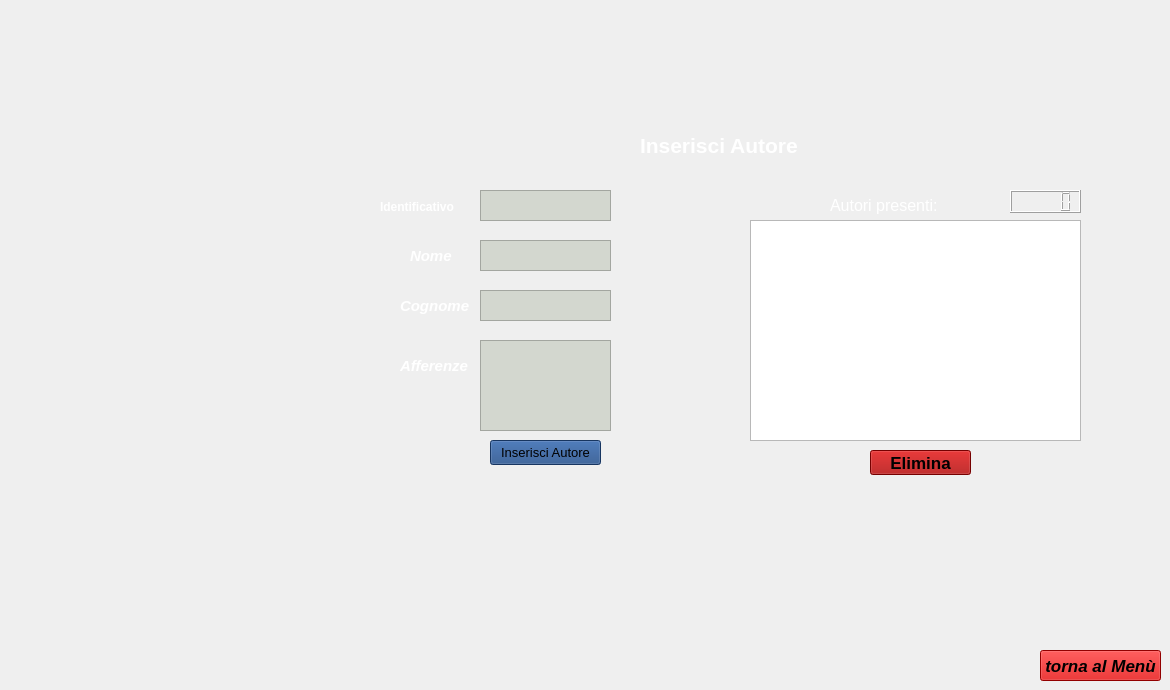
    <widget class="QWidget" name="Pagina_Inserisci_Autore">
     <widget class="QLabel" name="ListaAutori_1">
      <property name="geometry">
       <rect>
        <x>830</x>
        <y>190</y>
        <width>131</width>
        <height>31</height>
       </rect>
      </property>
      <property name="font">
       <font>
        <pointsize>12</pointsize>
       </font>
      </property>
      <property name="styleSheet">
       <string notr="true">color: rgb(255, 255, 255);</string>
      </property>
      <property name="text">
       <string>Autori presenti:</string>
      </property>
     </widget>
     <widget class="QTextEdit" name="testoCognome">
      <property name="geometry">
       <rect>
        <x>480</x>
        <y>290</y>
        <width>131</width>
        <height>31</height>
       </rect>
      </property>
      <property name="font">
       <font>
        <pointsize>13</pointsize>
        <weight>75</weight>
        <italic>false</italic>
        <bold>true</bold>
        <underline>false</underline>
        <strikeout>false</strikeout>
        <kerning>true</kerning>
       </font>
      </property>
      <property name="styleSheet">
       <string notr="true">background-color: rgb(211, 215, 207);</string>
      </property>
     </widget>
     <widget class="QTextEdit" name="testoNome">
      <property name="geometry">
       <rect>
        <x>480</x>
        <y>240</y>
        <width>131</width>
        <height>31</height>
       </rect>
      </property>
      <property name="font">
       <font>
        <pointsize>13</pointsize>
        <weight>75</weight>
        <italic>false</italic>
        <bold>true</bold>
        <underline>false</underline>
        <strikeout>false</strikeout>
        <kerning>true</kerning>
       </font>
      </property>
      <property name="styleSheet">
       <string notr="true">background-color: rgb(211, 215, 207);</string>
      </property>
     </widget>
     <widget class="QTextEdit" name="testoId">
      <property name="geometry">
       <rect>
        <x>480</x>
        <y>190</y>
        <width>131</width>
        <height>31</height>
       </rect>
      </property>
      <property name="font">
       <font>
        <pointsize>13</pointsize>
        <weight>75</weight>
        <italic>false</italic>
        <bold>true</bold>
        <underline>false</underline>
        <strikeout>false</strikeout>
        <kerning>true</kerning>
       </font>
      </property>
      <property name="autoFillBackground">
       <bool>false</bool>
      </property>
      <property name="styleSheet">
       <string notr="true">background-color: rgb(211, 215, 207);</string>
      </property>
     </widget>
     <widget class="QLabel" name="AggiungiAutore__1">
      <property name="geometry">
       <rect>
        <x>640</x>
        <y>130</y>
        <width>171</width>
        <height>31</height>
       </rect>
      </property>
      <property name="font">
       <font>
        <pointsize>16</pointsize>
        <weight>75</weight>
        <bold>true</bold>
       </font>
      </property>
      <property name="styleSheet">
       <string notr="true">color: rgb(255, 255, 255);</string>
      </property>
      <property name="text">
       <string>Inserisci Autore</string>
      </property>
     </widget>
     <widget class="QPushButton" name="AggiungiAutore_2">
      <property name="geometry">
       <rect>
        <x>490</x>
        <y>440</y>
        <width>111</width>
        <height>25</height>
       </rect>
      </property>
      <property name="font">
       <font>
        <pointsize>10</pointsize>
       </font>
      </property>
      <property name="styleSheet">
       <string notr="true">background-color: rgb(32, 74, 135);</string>
      </property>
      <property name="text">
       <string>Inserisci Autore</string>
      </property>
     </widget>
     <widget class="QLabel" name="nome_2">
      <property name="geometry">
       <rect>
        <x>410</x>
        <y>240</y>
        <width>111</width>
        <height>31</height>
       </rect>
      </property>
      <property name="font">
       <font>
        <pointsize>11</pointsize>
        <weight>75</weight>
        <italic>true</italic>
        <bold>true</bold>
        <underline>false</underline>
        <strikeout>false</strikeout>
        <kerning>true</kerning>
       </font>
      </property>
      <property name="styleSheet">
       <string notr="true">color: rgb(255, 255, 255);</string>
      </property>
      <property name="text">
       <string>Nome</string>
      </property>
     </widget>
     <widget class="QPushButton" name="Elimina_Autori_2">
      <property name="geometry">
       <rect>
        <x>870</x>
        <y>450</y>
        <width>101</width>
        <height>25</height>
       </rect>
      </property>
      <property name="font">
       <font>
        <pointsize>13</pointsize>
        <weight>75</weight>
        <bold>true</bold>
       </font>
      </property>
      <property name="styleSheet">
       <string notr="true">background-color: rgb(164, 0, 0);</string>
      </property>
      <property name="text">
       <string>Elimina</string>
      </property>
     </widget>
     <widget class="QLabel" name="identificativo_2">
      <property name="geometry">
       <rect>
        <x>380</x>
        <y>196</y>
        <width>101</width>
        <height>21</height>
       </rect>
      </property>
      <property name="font">
       <font>
        <weight>75</weight>
        <italic>false</italic>
        <bold>true</bold>
        <underline>false</underline>
        <strikeout>false</strikeout>
        <kerning>true</kerning>
       </font>
      </property>
      <property name="styleSheet">
       <string notr="true">color: rgb(255, 255, 255);</string>
      </property>
      <property name="text">
       <string>Identificativo</string>
      </property>
     </widget>
     <widget class="QListWidget" name="ListaAutori_agg">
      <property name="geometry">
       <rect>
        <x>750</x>
        <y>220</y>
        <width>331</width>
        <height>221</height>
       </rect>
      </property>
      <property name="styleSheet">
       <string notr="true">color: rgb(255, 255, 255);</string>
      </property>
     </widget>
     <widget class="QLabel" name="Cognome_2">
      <property name="geometry">
       <rect>
        <x>400</x>
        <y>290</y>
        <width>111</width>
        <height>31</height>
       </rect>
      </property>
      <property name="font">
       <font>
        <pointsize>11</pointsize>
        <weight>75</weight>
        <italic>true</italic>
        <bold>true</bold>
        <underline>false</underline>
        <strikeout>false</strikeout>
        <kerning>true</kerning>
       </font>
      </property>
      <property name="styleSheet">
       <string notr="true">color: rgb(255, 255, 255);</string>
      </property>
      <property name="text">
       <string>Cognome</string>
      </property>
     </widget>
     <widget class="QLCDNumber" name="lcdNumber">
      <property name="geometry">
       <rect>
        <x>1010</x>
        <y>190</y>
        <width>71</width>
        <height>23</height>
       </rect>
      </property>
      <property name="font">
       <font>
        <pointsize>12</pointsize>
       </font>
      </property>
     </widget>
     <widget class="QPushButton" name="tornamenu_6">
      <property name="geometry">
       <rect>
        <x>1040</x>
        <y>650</y>
        <width>121</width>
        <height>31</height>
       </rect>
      </property>
      <property name="font">
       <font>
        <pointsize>13</pointsize>
        <weight>75</weight>
        <italic>true</italic>
        <bold>true</bold>
        <underline>false</underline>
        <strikeout>false</strikeout>
        <kerning>true</kerning>
       </font>
      </property>
      <property name="styleSheet">
       <string notr="true">background-color: rgb(204, 0, 0);</string>
      </property>
      <property name="text">
       <string>torna al Menù</string>
      </property>
     </widget>
     <widget class="QTextEdit" name="testoAfferenze">
      <property name="geometry">
       <rect>
        <x>480</x>
        <y>340</y>
        <width>131</width>
        <height>91</height>
       </rect>
      </property>
      <property name="font">
       <font>
        <pointsize>13</pointsize>
        <weight>75</weight>
        <italic>false</italic>
        <bold>true</bold>
        <underline>false</underline>
        <strikeout>false</strikeout>
        <kerning>true</kerning>
       </font>
      </property>
      <property name="styleSheet">
       <string notr="true">background-color: rgb(211, 215, 207);</string>
      </property>
     </widget>
     <widget class="QLabel" name="Afferenze_">
      <property name="geometry">
       <rect>
        <x>400</x>
        <y>350</y>
        <width>111</width>
        <height>31</height>
       </rect>
      </property>
      <property name="font">
       <font>
        <pointsize>11</pointsize>
        <weight>75</weight>
        <italic>true</italic>
        <bold>true</bold>
        <underline>false</underline>
        <strikeout>false</strikeout>
        <kerning>true</kerning>
       </font>
      </property>
      <property name="styleSheet">
       <string notr="true">color: rgb(255, 255, 255);</string>
      </property>
      <property name="text">
       <string>Afferenze</string>
      </property>
     </widget>
     <zorder>lcdNumber</zorder>
     <zorder>ListaAutori_1</zorder>
     <zorder>AggiungiAutore__1</zorder>
     <zorder>AggiungiAutore_2</zorder>
     <zorder>nome_2</zorder>
     <zorder>Elimina_Autori_2</zorder>
     <zorder>identificativo_2</zorder>
     <zorder>ListaAutori_agg</zorder>
     <zorder>Cognome_2</zorder>
     <zorder>testoNome</zorder>
     <zorder>testoCognome</zorder>
     <zorder>testoId</zorder>
     <zorder>tornamenu_6</zorder>
     <zorder>Afferenze_</zorder>
     <zorder>testoAfferenze</zorder>
    </widget>
